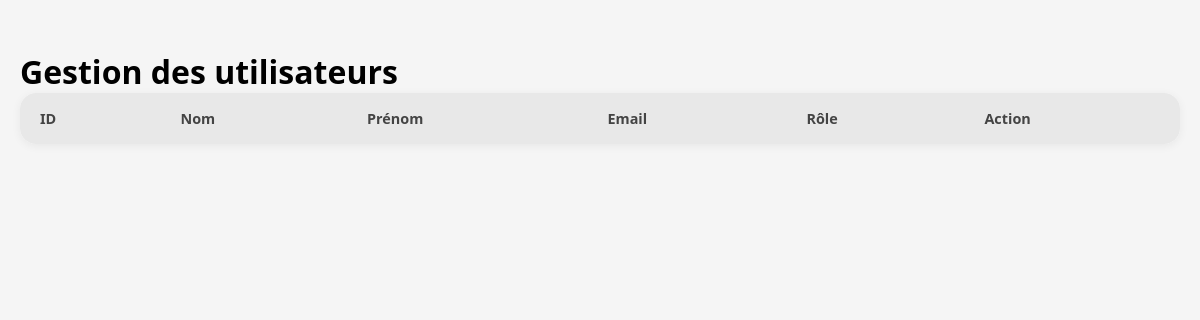
Page /Admin/Users.php on the earlier database version.
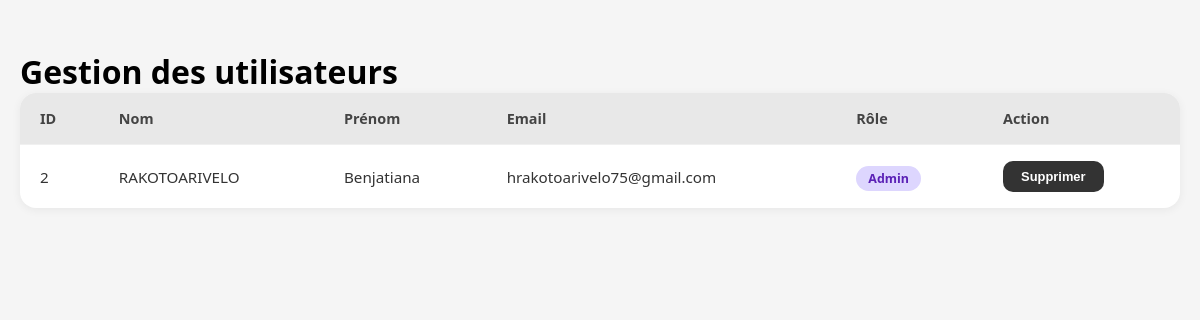
Same page on the later database version.
### tables this page shows
CREATE TABLE `utilisateurs` (
  `id` int(11) NOT NULL,
  `nom` varchar(50) NOT NULL,
  `prenom` varchar(50) NOT NULL,
  `email` varchar(50) NOT NULL,
  `mot_de_passe` varchar(255) NOT NULL,
  `role` tinyint(1) NOT NULL DEFAULT 0
);

### Admin/Users.php (the view, shortened to what this page needs)
<?php
require_once "../Configuration/config.php";
$stmt = $db->query("SELECT id, nom, prenom, email, role FROM utilisateurs");
$utilisateurs = $stmt->fetchAll(PDO::FETCH_ASSOC);
?>
<!DOCTYPE html>
<html lang="fr">
<head>
    <link rel="stylesheet" href="Users.css">
</head>
<body>
<h1>Gestion des utilisateurs</h1>
<table>
    <thead>
        <tr>
            <th>ID</th>
            <th>Nom</th>
            <th>Prénom</th>
            <th>Email</th>
            <th>Rôle</th>
            <th>Action</th>
        </tr>
    </thead>
    <tbody>
        <?php foreach ($utilisateurs as $user) { ?>
            <tr>
                <td><?= $user["id"] ?></td>
                <td><?= htmlspecialchars($user["nom"]) ?></td>
                <td><?= htmlspecialchars($user["prenom"]) ?></td>
                <td><?= htmlspecialchars($user["email"]) ?></td>
                <td>
                    <span class="<?= $user["role"] == 2 ? 'role-admin' : 'role-user' ?>">
                        <?= $user["role"] == 2 ? "Admin" : "Utilisateur" ?>
                    </span>
                </td>
                <td>
                    <a href="?supprimer=<?= $user["id"] ?>"
                       onclick="return confirm('Supprimer <?= htmlspecialchars($user["prenom"]) ?> <?= htmlspecialchars($user["nom"]) ?> ?')">
                        <button class="btn-supprimer">Supprimer</button>
                    </a>
                </td>
            </tr>
        <?php } ?>
    </tbody>
</table>
</body>
</html>

### Admin/Users.css (style rules this page uses)
* { margin: 0; padding: 0; box-sizing: border-box; }
body { font-family: 'Segoe UI', sans-serif; background: #f5f5f5; min-height: 100vh; padding: 50px 20px; }
table { width: 100%; border-collapse: collapse; background: white; border-radius: 16px; overflow: hidden; box-shadow: 0 2px 10px rgba(0,0,0,0.06); }
thead { background: #e8e8e8; }
th { padding: 16px 20px; text-align: left; font-size: 0.9em; color: #444; font-weight: 700; }
td { padding: 16px 20px; color: #333; font-size: 0.95em; border-top: 1px solid #f0f0f0; }
.role-admin { background: #ddd6fe; color: #5b21b6; padding: 4px 12px; border-radius: 20px; font-size: 0.82em; font-weight: 600; }
.btn-supprimer { background: #333; color: white; border: none; padding: 8px 18px; border-radius: 10px; cursor: pointer; font-size: 0.85em; font-weight: 600; transition: background 0.2s; }

Differences in the rows shown:
added utilisateurs: id "2", nom "RAKOTOARIVELO", prenom "Benjatiana", email "hrakotoarivelo75@gmail.com", role "Admin"
